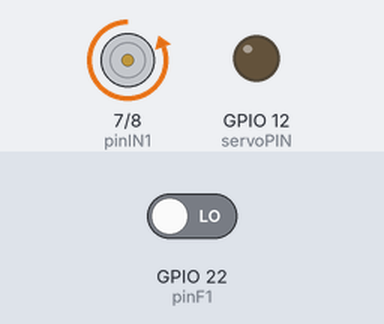
Bench run of a program on a simulated Raspberry Pi (BCM pin numbers). On the bench: motor-driver pin pairs drawn as motors (green arrow = first pin HIGH = forward, orange = second pin HIGH = backward, longer = more drive, scaled by the enable pin), output pins drawn as LEDs (lit = HIGH). Inputs (shaded band) come from the test bench; at power-on: GPIO 22 (pinF1) LOW. The clock reads 2024-03-15 10:24:30 at power-on unless the program sets it.

Above: at 0.5 s.
Timing chart, 0 to 4.6 s (numbered marks = the images above):
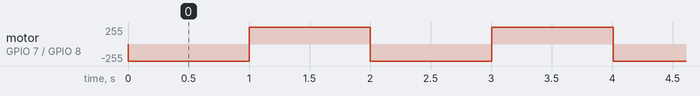

The program:

rilascioKit.py
```python
import RPi.GPIO as GPIO
import time


class MotoriRK():
    def __init__(self):

        GPIO.setmode(GPIO.BCM)
        GPIO.setwarnings(False)

        self.pinIN1 = 7
        self.pinIN2 = 8
        self.pinEN = 24
        self.pinF1 = 22
        #self.pinF2 = 23

        GPIO.setup(self.pinF1, GPIO.IN, pull_up_down=GPIO.PUD_DOWN)
        GPIO.setup(self.pinIN1, GPIO.OUT)
        GPIO.setup(self.pinIN2, GPIO.OUT)
        GPIO.setup(self.pinEN, GPIO.OUT)
        self.pwm = GPIO.PWM(self.pinEN, 300)
        self.pwm.start(0)
        self.tempoClick = 0
        self.stato = 0
        self.rotazioni = 0
        self.setPWM(0)
        self.stato = 0
        self.oldstato = 0
        self.servoPIN = 12
        GPIO.setmode(GPIO.BCM)
        GPIO.setup(self.servoPIN, GPIO.OUT)
        self.servo = None
        self.freqBaseServo = 50
        self.freqServo = 450
        self.kServo = self.freqServo/self.freqBaseServo


    def initServo(self,posIniz):
        if(self.servo == None):
            self.servo = GPIO.PWM(self.servoPIN, self.freqServo) # GPIO 17 for PWM with 50Hz
            self.servo.start(posIniz*self.kServo)


    def setServo(self,pos):
        #print("                   SET SERVO",pos)
        if(self.servo!=None):

            self.servo.ChangeDutyCycle(pos*self.kServo)


    def stopServo(self):
        if(self.servo!=None):
            self.servo.ChangeDutyCycle(0)
        #self.servo.stop()


    def Aggiorna(self):
        self.stato = GPIO.input(self.pinF1)
        if(self.stato== 1 and self.oldstato == 0):
            self.tempoFine = time.time()
            self.rotazioni +=1
        self.oldstato = self.stato

    def MotRuota(self, pwm,  nrotazioni,tmax = 1):
        self.rotazioni = 0
        self.setPWM(pwm)
        self.tempoFine = time.time()
        while ( not ( self.rotazioni >= nrotazioni or (time.time()-self.tempoFine)>tmax)):
            self.Aggiorna()
        self.setPWM(0)


    def MotAvvio(self, pwm, rmin = 20, tmin = 0.2, tmax = 1):
        self.rotazioni = 0
        self.setPWM(pwm)
        self.tempoFine = time.time()
        while( not ((time.time()-self.tempoFine)>tmin and (self.rotazioni>rmin or (time.time()-self.tempoFine)>tmax)) ):
            self.Aggiorna()

        self.setPWM(0)
        return self.rotazioni

    def clean(self):
        if(self.pwm!=None):
            self.pwm.stop()
        if(self.servo!=None):
            self.servo.stop()
        GPIO.cleanup()

    def MotStop(self):
        self.setPWM(0)

    def setPWM(self,pwm):
        #GPIO.setmode(GPIO.BCM)
        if (pwm>0):
            GPIO.output(self.pinIN1, GPIO.LOW)
            GPIO.output(self.pinIN2, GPIO.HIGH)
            self.pwm.ChangeDutyCycle(pwm)
        elif (pwm==0):
            GPIO.output(self.pinIN1, GPIO.HIGH)
            GPIO.output(self.pinIN2, GPIO.HIGH)
            self.pwm.ChangeDutyCycle(pwm)
        else:
            GPIO.output(self.pinIN1, GPIO.HIGH)
            GPIO.output(self.pinIN2, GPIO.LOW)
            self.pwm.ChangeDutyCycle(-pwm)

if __name__ == '__main__':
    rk = MotoriRK()
    try:
        while(1):
            rk.MotAvvio(100)
            rk.MotAvvio(-100)
    except:
        rk.MotStop()
```

Measured:
- by itself, motor on GPIO 7 (pinIN1) / GPIO 8 (pinIN2): alternates forward 255/255 for 1.0 s and backward 255/255 for 1.0 s
